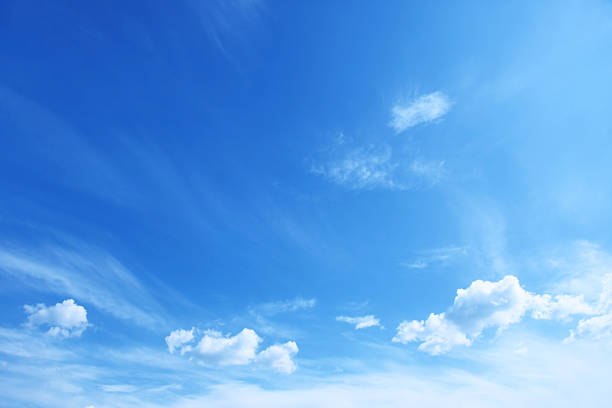
#> input picture data/pic01.jpeg, 612 x 408 px; its folder holds 4 pictures in this run
$ python run_pic_analysis.py
#> lines starting #> are read from the running program, lines starting #| are printed output that depends on the picture; long printed decimals are rounded
import imageio
import os
import glob
import pandas
import numpy

import matplotlib.pyplot as pyplot

from sklearn import preprocessing
from sklearn.mixture import GaussianMixture

def getrgb(filepath):
#> called with filepath = 'data/pic01.jpeg'
	imimage = imageio.imread(filepath, pilmode="RGB")
#> imimage is the input picture: shape (408, 612, 3); mean R, G, B 92.7, 159.3, 230.1
	imimage = imimage/255
	imimage = imimage.sum(axis=0).sum(axis=0)/(imimage.shape[0]*imimage.shape[1])
#> imimage = [0.364, 0.625, 0.902]
	imimage = imimage/numpy.linalg.norm(imimage, ord=None)
#> imimage = [0.315, 0.54, 0.78]
	return imimage


dataset = pandas.DataFrame()

for filepath in glob.glob("data/*"):
	image_features = pandas.DataFrame(getrgb(filepath))
#> image_features = table of 3 rows and 1 columns
	image_features = pandas.DataFrame.transpose(image_features)
#> image_features = table of 1 rows and 3 columns
	image_features ['path'] = filepath
	dataset = pandas.concat([dataset, image_features])
#> dataset = table of 1 rows and 4 columns

print(dataset)
#|           0         1         2             path
#| 0  0.3145  0.5403  0.7805  data/pic01.jpeg
#| 0  0.1485  0.3009  0.942  data/pic02.jpeg
#| 0  0.3055  0.5588  0.771  data/pic03.jpeg
#| 0  0.8923  0.4499  0.03836  data/pic04.jpeg

data = dataset.iloc[:,0:3]
#> data = table of 4 rows and 3 columns
data = preprocessing.normalize(data)
#> data = [[0.315, 0.54, 0.78], [0.149, 0.301, 0.942], [0.306, 0.559, 0.771], [0.892, 0.45, 0.0384]]

gmm_machine = GaussianMixture(n_components = 4)
gmm_machine.fit(data)
gmm_results = gmm_machine.predict(data)
#> gmm_results = [3, 2, 0, 1]
# print(gmm_results)

dataset['results'] = gmm_results

fig = pyplot.figure()
ax = fig.add_subplot(projection='3d')
ax.scatter(dataset[0],dataset[1],dataset[2], c=gmm_results)
ax.set_xlabel('R')
ax.set_ylabel('G')
ax.set_zlabel('B')

fig.savefig('scatterplot.png')
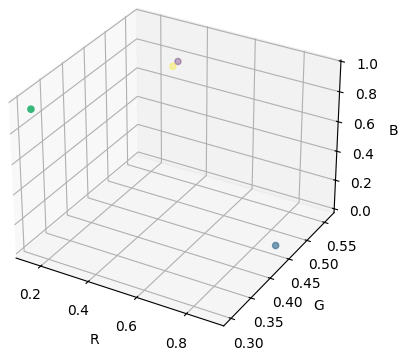
#> figure drawn by matplotlib, 1 panel

dataset = dataset.sort_values(by=['path'])
#> dataset = table of 4 rows and 5 columns
print(dataset)
#|           0         1         2             path  results
#| 0  0.3145  0.5403  0.7805  data/pic01.jpeg        3
#| 0  0.1485  0.3009  0.942  data/pic02.jpeg        2
#| 0  0.3055  0.5588  0.771  data/pic03.jpeg        0
#| 0  0.8923  0.4499  0.03836  data/pic04.jpeg        1
